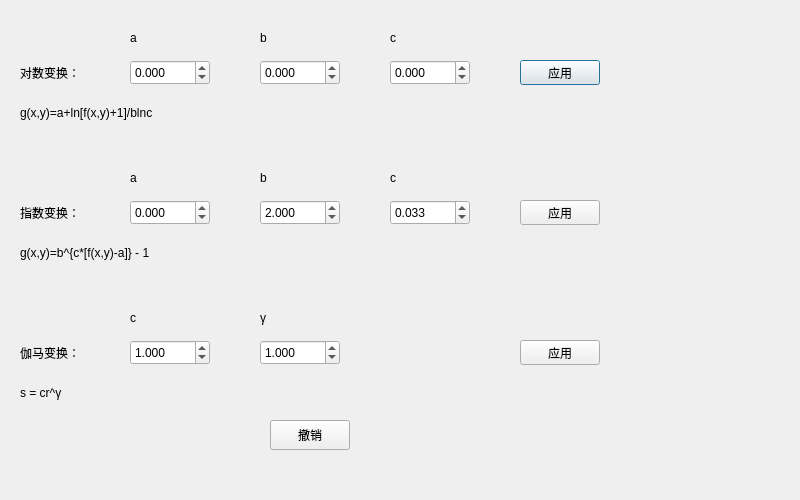
<?xml version="1.0" encoding="UTF-8"?>
<ui version="4.0">
 <class>NonLinearDialog</class>
 <widget class="QDialog" name="NonLinearDialog">
  <property name="geometry">
   <rect>
    <x>0</x>
    <y>0</y>
    <width>800</width>
    <height>500</height>
   </rect>
  </property>
  <property name="windowTitle">
   <string>Dialog</string>
  </property>
  <widget class="QLabel" name="label">
   <property name="geometry">
    <rect>
     <x>20</x>
     <y>60</y>
     <width>90</width>
     <height>25</height>
    </rect>
   </property>
   <property name="text">
    <string>对数变换：</string>
   </property>
  </widget>
  <widget class="QDoubleSpinBox" name="Log_a">
   <property name="geometry">
    <rect>
     <x>130</x>
     <y>60</y>
     <width>80</width>
     <height>25</height>
    </rect>
   </property>
   <property name="decimals">
    <number>3</number>
   </property>
   <property name="minimum">
    <double>-10000.000000000000000</double>
   </property>
   <property name="maximum">
    <double>10000.000000000000000</double>
   </property>
   <property name="singleStep">
    <double>0.001000000000000</double>
   </property>
  </widget>
  <widget class="QLabel" name="label_2">
   <property name="geometry">
    <rect>
     <x>130</x>
     <y>30</y>
     <width>80</width>
     <height>15</height>
    </rect>
   </property>
   <property name="text">
    <string>a</string>
   </property>
  </widget>
  <widget class="QDoubleSpinBox" name="Log_b">
   <property name="geometry">
    <rect>
     <x>260</x>
     <y>60</y>
     <width>80</width>
     <height>25</height>
    </rect>
   </property>
   <property name="decimals">
    <number>3</number>
   </property>
   <property name="minimum">
    <double>-10000.000000000000000</double>
   </property>
   <property name="maximum">
    <double>10000.000000000000000</double>
   </property>
   <property name="singleStep">
    <double>0.001000000000000</double>
   </property>
  </widget>
  <widget class="QLabel" name="label_3">
   <property name="geometry">
    <rect>
     <x>260</x>
     <y>30</y>
     <width>80</width>
     <height>15</height>
    </rect>
   </property>
   <property name="text">
    <string>b</string>
   </property>
  </widget>
  <widget class="QDoubleSpinBox" name="Log_c">
   <property name="geometry">
    <rect>
     <x>390</x>
     <y>60</y>
     <width>80</width>
     <height>25</height>
    </rect>
   </property>
   <property name="decimals">
    <number>3</number>
   </property>
   <property name="minimum">
    <double>-10000.000000000000000</double>
   </property>
   <property name="maximum">
    <double>10000.000000000000000</double>
   </property>
   <property name="singleStep">
    <double>0.001000000000000</double>
   </property>
  </widget>
  <widget class="QLabel" name="label_4">
   <property name="geometry">
    <rect>
     <x>390</x>
     <y>30</y>
     <width>80</width>
     <height>15</height>
    </rect>
   </property>
   <property name="text">
    <string>c</string>
   </property>
  </widget>
  <widget class="QLabel" name="label_5">
   <property name="geometry">
    <rect>
     <x>20</x>
     <y>100</y>
     <width>300</width>
     <height>25</height>
    </rect>
   </property>
   <property name="text">
    <string>g(x,y)=a+ln[f(x,y)+1]/blnc</string>
   </property>
  </widget>
  <widget class="QPushButton" name="LogApplyButton">
   <property name="geometry">
    <rect>
     <x>520</x>
     <y>60</y>
     <width>80</width>
     <height>25</height>
    </rect>
   </property>
   <property name="text">
    <string>应用</string>
   </property>
  </widget>
  <widget class="QPushButton" name="RevokeButton">
   <property name="geometry">
    <rect>
     <x>270</x>
     <y>420</y>
     <width>80</width>
     <height>30</height>
    </rect>
   </property>
   <property name="text">
    <string>撤销</string>
   </property>
  </widget>
  <widget class="QDoubleSpinBox" name="Exp_b">
   <property name="geometry">
    <rect>
     <x>260</x>
     <y>200</y>
     <width>80</width>
     <height>25</height>
    </rect>
   </property>
   <property name="decimals">
    <number>3</number>
   </property>
   <property name="minimum">
    <double>-10000.000000000000000</double>
   </property>
   <property name="maximum">
    <double>10000.000000000000000</double>
   </property>
   <property name="singleStep">
    <double>0.001000000000000</double>
   </property>
   <property name="value">
    <double>2.000000000000000</double>
   </property>
  </widget>
  <widget class="QDoubleSpinBox" name="Exp_a">
   <property name="geometry">
    <rect>
     <x>130</x>
     <y>200</y>
     <width>80</width>
     <height>25</height>
    </rect>
   </property>
   <property name="decimals">
    <number>3</number>
   </property>
   <property name="minimum">
    <double>-10000.000000000000000</double>
   </property>
   <property name="maximum">
    <double>10000.000000000000000</double>
   </property>
   <property name="singleStep">
    <double>0.001000000000000</double>
   </property>
  </widget>
  <widget class="QPushButton" name="ExpApplyButton">
   <property name="geometry">
    <rect>
     <x>520</x>
     <y>200</y>
     <width>80</width>
     <height>25</height>
    </rect>
   </property>
   <property name="text">
    <string>应用</string>
   </property>
  </widget>
  <widget class="QLabel" name="label_6">
   <property name="geometry">
    <rect>
     <x>130</x>
     <y>170</y>
     <width>80</width>
     <height>15</height>
    </rect>
   </property>
   <property name="text">
    <string>a</string>
   </property>
  </widget>
  <widget class="QLabel" name="label_7">
   <property name="geometry">
    <rect>
     <x>20</x>
     <y>200</y>
     <width>90</width>
     <height>25</height>
    </rect>
   </property>
   <property name="text">
    <string>指数变换：</string>
   </property>
  </widget>
  <widget class="QLabel" name="label_8">
   <property name="geometry">
    <rect>
     <x>390</x>
     <y>170</y>
     <width>80</width>
     <height>15</height>
    </rect>
   </property>
   <property name="text">
    <string>c</string>
   </property>
  </widget>
  <widget class="QLabel" name="label_9">
   <property name="geometry">
    <rect>
     <x>20</x>
     <y>240</y>
     <width>300</width>
     <height>25</height>
    </rect>
   </property>
   <property name="text">
    <string>g(x,y)=b^{c*[f(x,y)-a]} - 1</string>
   </property>
  </widget>
  <widget class="QLabel" name="label_10">
   <property name="geometry">
    <rect>
     <x>260</x>
     <y>170</y>
     <width>80</width>
     <height>15</height>
    </rect>
   </property>
   <property name="text">
    <string>b</string>
   </property>
  </widget>
  <widget class="QDoubleSpinBox" name="Exp_c">
   <property name="geometry">
    <rect>
     <x>390</x>
     <y>200</y>
     <width>80</width>
     <height>25</height>
    </rect>
   </property>
   <property name="decimals">
    <number>3</number>
   </property>
   <property name="minimum">
    <double>-10000.000000000000000</double>
   </property>
   <property name="maximum">
    <double>10000.000000000000000</double>
   </property>
   <property name="singleStep">
    <double>0.001000000000000</double>
   </property>
   <property name="value">
    <double>0.033000000000000</double>
   </property>
  </widget>
  <widget class="QLabel" name="label_11">
   <property name="geometry">
    <rect>
     <x>130</x>
     <y>310</y>
     <width>80</width>
     <height>15</height>
    </rect>
   </property>
   <property name="text">
    <string>c</string>
   </property>
  </widget>
  <widget class="QLabel" name="label_13">
   <property name="geometry">
    <rect>
     <x>20</x>
     <y>380</y>
     <width>300</width>
     <height>25</height>
    </rect>
   </property>
   <property name="text">
    <string>s = cr^γ</string>
   </property>
  </widget>
  <widget class="QPushButton" name="GammaApplyButton">
   <property name="geometry">
    <rect>
     <x>520</x>
     <y>340</y>
     <width>80</width>
     <height>25</height>
    </rect>
   </property>
   <property name="text">
    <string>应用</string>
   </property>
  </widget>
  <widget class="QLabel" name="label_14">
   <property name="geometry">
    <rect>
     <x>260</x>
     <y>310</y>
     <width>80</width>
     <height>15</height>
    </rect>
   </property>
   <property name="text">
    <string>γ</string>
   </property>
  </widget>
  <widget class="QDoubleSpinBox" name="Gamma_c">
   <property name="geometry">
    <rect>
     <x>130</x>
     <y>340</y>
     <width>80</width>
     <height>25</height>
    </rect>
   </property>
   <property name="decimals">
    <number>3</number>
   </property>
   <property name="minimum">
    <double>0.000000000000000</double>
   </property>
   <property name="maximum">
    <double>10000.000000000000000</double>
   </property>
   <property name="singleStep">
    <double>0.001000000000000</double>
   </property>
   <property name="value">
    <double>1.000000000000000</double>
   </property>
  </widget>
  <widget class="QLabel" name="label_15">
   <property name="geometry">
    <rect>
     <x>20</x>
     <y>340</y>
     <width>90</width>
     <height>25</height>
    </rect>
   </property>
   <property name="text">
    <string>伽马变换：</string>
   </property>
  </widget>
  <widget class="QDoubleSpinBox" name="Gamma_gamma">
   <property name="geometry">
    <rect>
     <x>260</x>
     <y>340</y>
     <width>80</width>
     <height>25</height>
    </rect>
   </property>
   <property name="decimals">
    <number>3</number>
   </property>
   <property name="minimum">
    <double>0.000000000000000</double>
   </property>
   <property name="maximum">
    <double>10000.000000000000000</double>
   </property>
   <property name="singleStep">
    <double>0.001000000000000</double>
   </property>
   <property name="value">
    <double>1.000000000000000</double>
   </property>
  </widget>
 </widget>
 <resources/>
 <connections/>
</ui>
